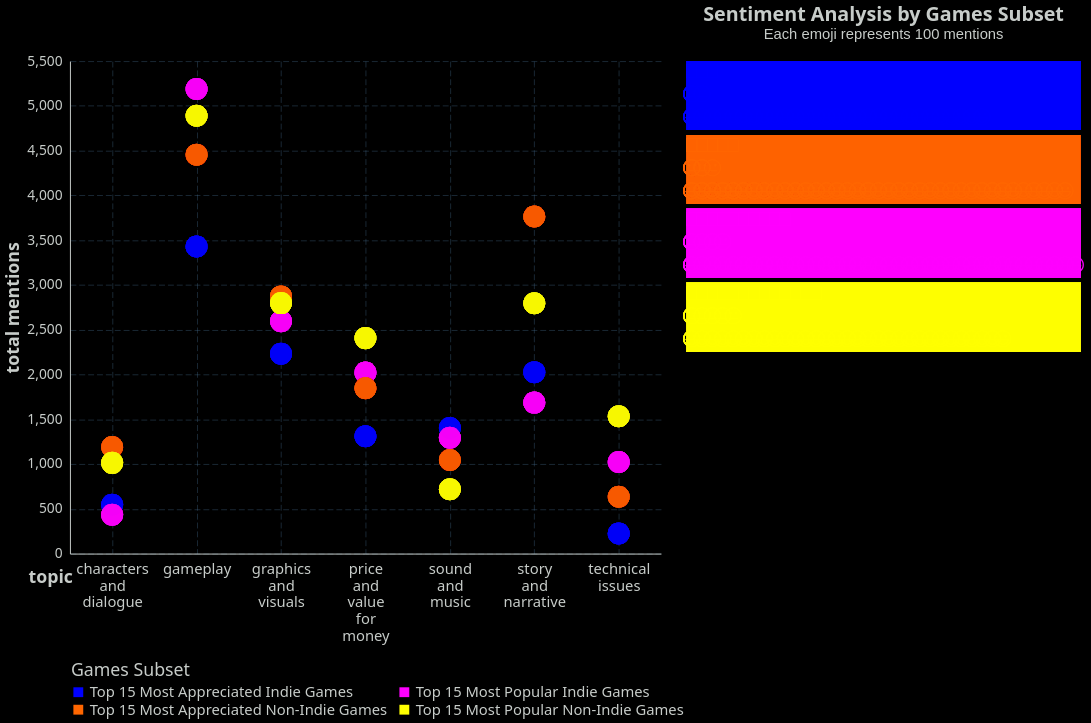

Source (Vega-Lite JSON):
### Vega-Lite specification from a JSON file in a GitHub repository (floating-point values rounded to 4 significant figures; data arrays with more than 128 entries replaced by an {"elided": "..."} marker saying what was removed)
{"config": {"view": {"continuousWidth": 400, "continuousHeight": 300, "stroke": null, "strokeWidth": 1}, "background": "black", "mark": {"color": "#6495ED"}, "arc": {"fill": "#6495ED"}, "area": {"fill": "#6495ED", "line": true, "fillOpacity": 0.1}, "line": {"stroke": "#6495ED", "strokeWidth": 2}, "path": {"stroke": "#6495ED"}, "rect": {"fill": "#6495ED"}, "shape": {"stroke": "#6495ED"}, "symbol": {"fill": "#6495ED"}, "title": {"color": "#C7CCC9", "anchor": "start", "dy": -15, "fontSize": 16, "font": "IBM Plex Sans,system-ui,-apple-system,BlinkMacSystemFont,\".sfnstext-regular\",sans-serif", "fontWeight": 600}, "axisBand": {"grid": false}, "axis": {"labelColor": "#C7CCC9", "labelFontSize": 16, "labelFont": "IBM Plex Sans Condensed, system-ui, -apple-system, BlinkMacSystemFont, \".SFNSText-Regular\", sans-serif", "labelFontWeight": 400, "titleColor": "#C7CCC9", "titleFontWeight": 600, "titleFontSize": 16, "grid": true, "gridColor": "#4A7295", "labelAngle": 0, "domainColor": "#C7CCC9", "tickColor": null, "labelPadding": 2, "tickSize": 6, "tickWidth": 0.5, "gridOpacity": 1, "gridZ": 1}, "axisX": {"gridDash": [6, 3], "gridWidth": 0.35, "gridColor": "#4A7295", "labelAngle": 0}, "axisY": {"gridDash": [6, 3], "gridWidth": 0.35, "gridColor": "#4A7295"}, "layer": {"grid": 1, "mark": 0}, "legend": {"labelFontSize": 11, "padding": 1, "symbolType": "square", "labelColor": "#C7CCC9", "titleColor": "#C7CCC9"}, "style": {"guide-label": {"font": "IBM Plex Sans,system-ui,-apple-system,BlinkMacSystemFont,\".sfnstext-regular\",sans-serif", "fill": "#C7CCC9", "fontWeight": 400}, "guide-title": {"font": "IBM Plex Sans,system-ui,-apple-system,BlinkMacSystemFont,\".sfnstext-regular\",sans-serif", "fill": "#C7CCC9", "fontWeight": 400}}, "range": {"category": ["#0000FF", "#FF6600FF", "#44E602", "#FF00FF", "#FFFF00", "#9900CC", "#33CCFF", "#f77976ff", "#CC66FF"]}, "facet": {"spacing": 5}}, "hconcat": [{"data": {"name": "data-740ab4038bcff161d8d788d895d13176"}, "mark": {"type": "circle", "fillOpacity": 0.1, "size": 500}, "encoding": {"color": {"field": "games_subset_label", "legend": {"labelColor": "#C7CCC9", "labelFontSize": 15, "labelLimit": 0, "titleColor": "#C7CCC9", "titleFontSize": 18, "orient": "bottom", "columns": 2, "direction": "horizontal"}, "scale": {"domain": ["Top 15 Most Appreciated Indie Games", "Top 15 Most Popular Indie Games", "Top 15 Most Appreciated Non-Indie Games", "Top 15 Most Popular Non-Indie Games"], "range": ["#0000FF", "#FF00FF", "#FF6600FF", "#FFFF00"]}, "title": "Games Subset", "type": "nominal"}, "tooltip": {"field": "games_subset_label", "type": "nominal"}, "x": {"axis": {"labelFontSize": 15, "labelAngle": 0, "labelAlign": "center", "labelExpr": "split(datum.label, ' ')", "titleFontSize": 18, "titleX": -20, "titleY": 15}, "field": "topic", "type": "nominal"}, "y": {"axis": {"labelFontSize": 14, "titleFontSize": 18}, "field": "topic_total", "title": "total mentions", "type": "quantitative"}}, "height": 500, "name": "view_3", "transform": [{"filter": {"param": "param_4"}}, {"joinaggregate": [{"op": "sum", "field": "counts", "as": "topic_total"}], "groupby": ["games_subset_label", "topic"]}], "width": 600}, {"data": {"name": "data-fae2a547403e6efabd63fe726581f315"}, "facet": {"row": {"field": "games_subset_label", "header": null, "type": "nominal"}}, "spec": {"layer": [{"mark": {"type": "rect", "opacity": 0.2}, "encoding": {"color": {"field": "row_colour", "legend": null, "scale": null, "type": "nominal"}}, "name": "view_4", "transform": [{"filter": {"param": "param_4"}}]}, {"mark": {"type": "text", "baseline": "middle", "dx": 0, "dy": 0, "size": 20}, "encoding": {"color": {"field": "row_colour", "legend": null, "scale": null, "type": "nominal"}, "text": {"field": "emoji", "type": "nominal"}, "x": {"axis": null, "field": "x", "type": "ordinal"}, "y": {"axis": null, "field": "sentiment", "type": "ordinal"}}, "transform": [{"filter": {"param": "param_4"}}, {"calculate": "{'positive': '😃', 'negative': '😤', 'neutral': '😐'}[datum.sentiment]", "as": "emoji"}, {"window": [{"op": "rank", "field": "", "as": "x"}], "groupby": ["games_subset_label", "sentiment", "topic"]}]}], "height": 70, "width": 400}, "columns": 1, "resolve": {"scale": {"y": "independent"}}, "title": {"text": "Sentiment Analysis by Games Subset", "anchor": "middle", "color": "#C7CCC9", "fontSize": 20, "subtitle": "Each emoji represents 100 mentions", "subtitleColor": "#C7CCC9", "subtitleFontSize": 15}, "transform": [{"filter": {"param": "param_5"}}]}], "params": [{"name": "param_5", "select": {"type": "point", "encodings": ["x"]}, "views": ["view_3"]}, {"name": "param_4", "select": {"type": "point", "fields": ["reviewer_type"]}, "bind": {"input": "select", "options": ["user", "critic"], "name": "reviewer type: "}, "value": [{"reviewer_type": "user"}], "views": ["view_3", "view_4"]}], "transform": [{"filter": {"param": "param_4"}}, {"filter": {"param": "param_4"}}], "$schema": "https://vega.github.io/schema/vega-lite/v5.20.1.json", "datasets": {"data-740ab4038bcff161d8d788d895d13176": {"elided": "2499 records"}, "data-fae2a547403e6efabd63fe726581f315": {"elided": "736 records"}}}
